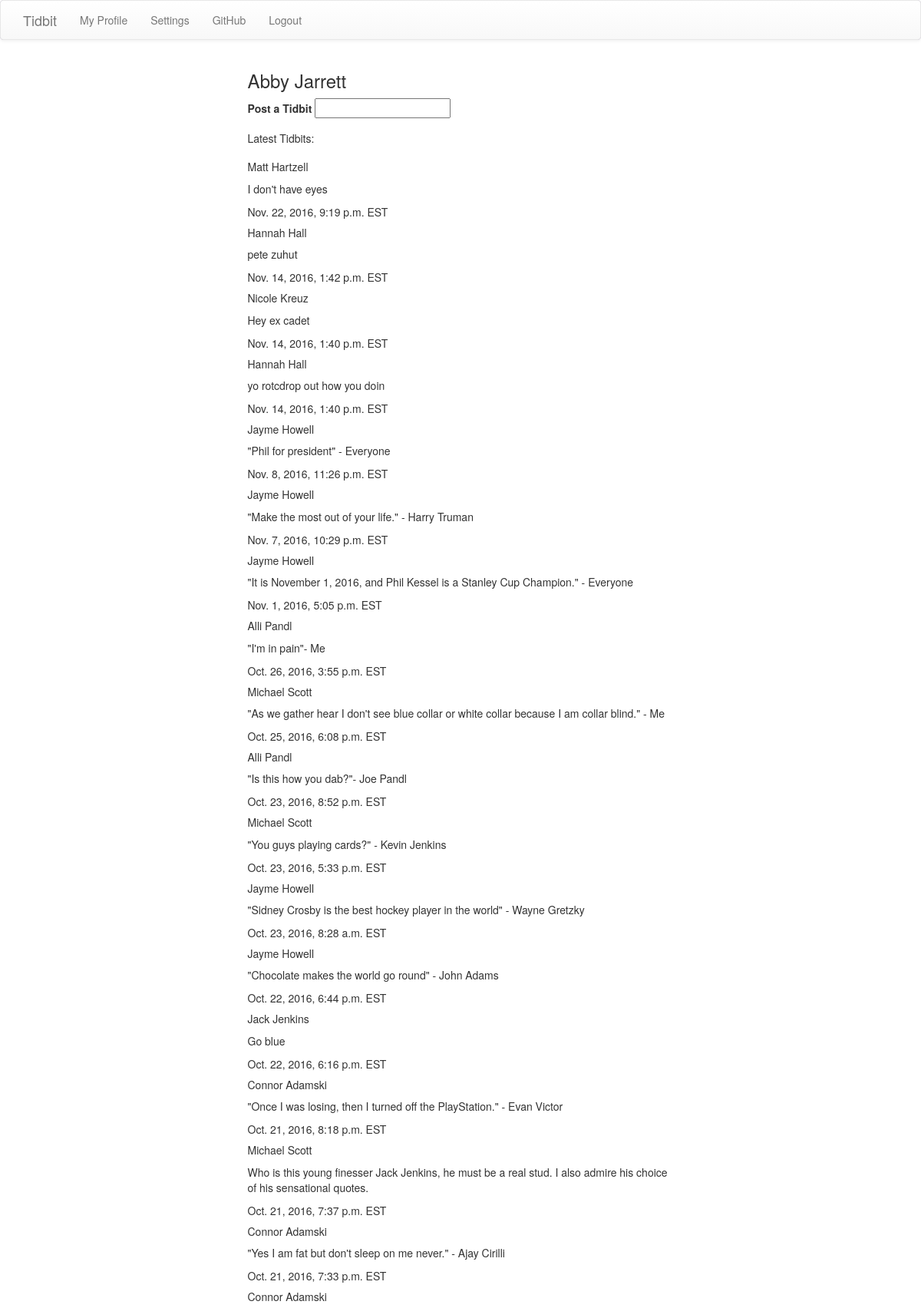
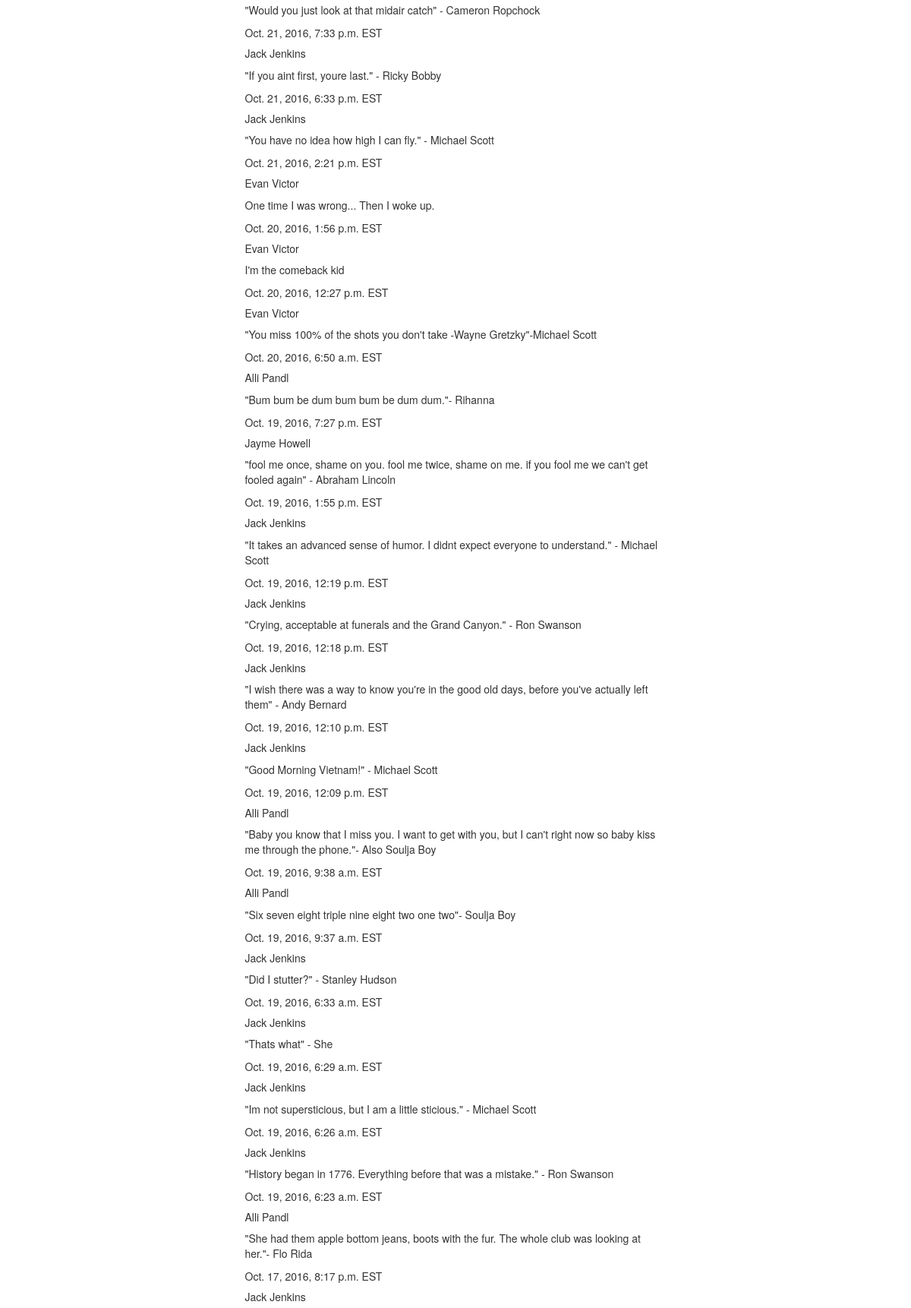
Screenshot of /tidbit/ (signed in, upper part) with the database file from the repository (2 pictures, top to bottom).
### tidbit/models.py (models this page shows, shortened)
class Tidbit(models.Model):
	user = models.ForeignKey(User, on_delete=models.CASCADE)
	text = models.CharField(max_length=200)
	pub_date = models.DateTimeField(default=timezone.now)

### tidbit/views.py (the view)
@login_required
def home(request):
	tidbits = Tidbit.objects.all()
	user = request.user
	template = loader.get_template('tidbit/home.html')
	context = {'tidbits': tidbits, 'user': user}
	return HttpResponse(template.render(context, request))

### tidbit/templates/tidbit/home.html (shortened to what this page needs)
{% extends "tidbit/base.html" %}
{% load staticfiles %}
{% block content %}
<nav class="navbar navbar-default" style="background-color: #967BB6;">
	<div class="container">
		<div class="navbar-header">
			<a class="navbar-brand" href="{% url 'home' %}">Tidbit</a>
			</div>
			<div class="collapse navbar-collapse" id="myNavbar">
				<ul class="nav navbar-nav">
					<li><a class="navigate" href="{% url 'profile' request.user.username %}">My Profile</a></li>
					<li><a class="navigate" href="{% url 'settings' %}">Settings</a></li>
					<li><a class="navigate" href="https://github.com/conjenks/tidbit-site">GitHub</a></li>
					<li><a class="navigate" href="{% url 'logout' %}">Logout</a></li>
				</ul>
			</div>
		</div>
	</nav>
<div class="container">
	<div class="row">
		<div class="col-md-6 center-block user" style="float:none">
			<h3>{{user.first_name}} {{user.last_name}}</h3>
			<form action="{% url 'new_tidbit' %}" method="post" autocomplete="off">
				<label for="new_tidbit">Post a Tidbit</label>
				<input id="new_tidbit" type="text" name="new_tidbit" width="100%">
			</form>
			<p>Latest Tidbits:</p>
		</div>
	</div>
</div>
<div class="container">
	{% for tidbit in tidbits reversed %}
	<div class="row">
		<div class="col-md-6 center-block" style="float:none">
			<h5>{{tidbit.user.first_name}} {{tidbit.user.last_name}}</h5>
			<p>{{tidbit.text}}</p>
			<footer>{{tidbit.pub_date}} EST</footer>
		</div>
	</div>
	{% endfor %}
</div>
{% endblock %}

### rows the page displays
Tidbit: user.first_name "Matt", user.last_name "Hartzell", text "I don't have eyes", pub_date "Nov. 22, 2016, 9:19 p.m."
Tidbit: user.first_name "Hannah", user.last_name "Hall", text "pete zuhut", pub_date "Nov. 14, 2016, 1:42 p.m."
Tidbit: user.first_name "Nicole", user.last_name "Kreuz", text "Hey ex cadet", pub_date "Nov. 14, 2016, 1:40 p.m."
Tidbit: user.first_name "Hannah", user.last_name "Hall", text "yo rotcdrop out how you doin", pub_date "Nov. 14, 2016, 1:40 p.m."
Tidbit: user.first_name "Jayme", user.last_name "Howell", text "\"Phil for president\" - Everyone", pub_date "Nov. 8, 2016, 11:26 p.m."
Tidbit: user.first_name "Jayme", user.last_name "Howell", text "\"Make the most out of your life.\" - Harry Truman", pub_date "Nov. 7, 2016, 10:29 p.m."
Tidbit: user.first_name "Jayme", user.last_name "Howell", text "\"It is November 1, 2016, and Phil Kessel is a Stanley Cup Champion.\" - Everyone", pub_date "Nov. 1, 2016, 5:05 p.m."
Tidbit: user.first_name "Alli", user.last_name "Pandl", text "\"I'm in pain\"- Me", pub_date "Oct. 26, 2016, 3:55 p.m."
Tidbit: user.first_name "Michael", user.last_name "Scott", text "\"As we gather hear I don't see blue collar or white collar because I am collar blind.\" - Me", pub_date "Oct. 25, 2016, 6:08 p.m."
Tidbit: user.first_name "Alli", user.last_name "Pandl", text "\"Is this how you dab?\"- Joe Pandl", pub_date "Oct. 23, 2016, 8:52 p.m."
Tidbit: user.first_name "Michael", user.last_name "Scott", text "\"You guys playing cards?\" - Kevin Jenkins", pub_date "Oct. 23, 2016, 5:33 p.m."
Tidbit: user.first_name "Jayme", user.last_name "Howell", text "\"Sidney Crosby is the best hockey player in the world\" - Wayne Gretzky", pub_date "Oct. 23, 2016, 8:28 a.m."
Tidbit: user.first_name "Jayme", user.last_name "Howell", text "\"Chocolate makes the world go round\" - John Adams", pub_date "Oct. 22, 2016, 6:44 p.m."
Tidbit: user.first_name "Jack", user.last_name "Jenkins", text "Go blue", pub_date "Oct. 22, 2016, 6:16 p.m."
Tidbit: user.first_name "Connor", user.last_name "Adamski", text "\"Once I was losing, then I turned off the PlayStation.\" - Evan Victor", pub_date "Oct. 21, 2016, 8:18 p.m."
Tidbit: user.first_name "Michael", user.last_name "Scott", text "Who is this young finesser Jack Jenkins, he must be a real stud. I also admire his choice of his sensational quotes.", pub_date "Oct. 21, 2016, 7:37 p.m."
Tidbit: user.first_name "Connor", user.last_name "Adamski", text "\"Yes I am fat but don't sleep on me never.\" - Ajay Cirilli", pub_date "Oct. 21, 2016, 7:33 p.m."
Tidbit: user.first_name "Connor", user.last_name "Adamski", text "\"Would you just look at that midair catch\" - Cameron Ropchock", pub_date "Oct. 21, 2016, 7:33 p.m."
Tidbit: user.first_name "Jack", user.last_name "Jenkins", text "\"If you aint first, youre last.\" - Ricky Bobby", pub_date "Oct. 21, 2016, 6:33 p.m."
Tidbit: user.first_name "Jack", user.last_name "Jenkins", text "\"You have no idea how high I can fly.\" - Michael Scott", pub_date "Oct. 21, 2016, 2:21 p.m."
Tidbit: user.first_name "Evan", user.last_name "Victor", text "One time I was wrong... Then I woke up.", pub_date "Oct. 20, 2016, 1:56 p.m."
Tidbit: user.first_name "Evan", user.last_name "Victor", text "I'm the comeback kid", pub_date "Oct. 20, 2016, 12:27 p.m."
Tidbit: user.first_name "Evan", user.last_name "Victor", text "\"You miss 100% of the shots you don't take -Wayne Gretzky\"-Michael Scott", pub_date "Oct. 20, 2016, 6:50 a.m."
Tidbit: user.first_name "Alli", user.last_name "Pandl", text "\"Bum bum be dum bum bum be dum dum.\"- Rihanna", pub_date "Oct. 19, 2016, 7:27 p.m."
Tidbit: user.first_name "Jayme", user.last_name "Howell", text "\"fool me once, shame on you. fool me twice, shame on me. if you fool me we can't get fooled again\" - Abraham Lincoln", pub_date "Oct. 19, 2016, 1:55 p.m."
Tidbit: user.first_name "Jack", user.last_name "Jenkins", text "\"It takes an advanced sense of humor. I didnt expect everyone to understand.\" - Michael Scott", pub_date "Oct. 19, 2016, 12:19 p.m."
Tidbit: user.first_name "Jack", user.last_name "Jenkins", text "\"Crying, acceptable at funerals and the Grand Canyon.\" - Ron Swanson", pub_date "Oct. 19, 2016, 12:18 p.m."
Tidbit: user.first_name "Jack", user.last_name "Jenkins", text "\"I wish there was a way to know you're in the good old days, before you've actually left them\" - Andy Bernard", pub_date "Oct. 19, 2016, 12:10 p.m."
Tidbit: user.first_name "Jack", user.last_name "Jenkins", text "\"Good Morning Vietnam!\" - Michael Scott", pub_date "Oct. 19, 2016, 12:09 p.m."
Tidbit: user.first_name "Alli", user.last_name "Pandl", text "\"Baby you know that I miss you. I want to get with you, but I can't right now so baby kiss me through the phone.\"- Also Soulja Boy", pub_date "Oct. 19, 2016, 9:38 a.m."
Tidbit: user.first_name "Alli", user.last_name "Pandl", text "\"Six seven eight triple nine eight two one two\"- Soulja Boy", pub_date "Oct. 19, 2016, 9:37 a.m."
Tidbit: user.first_name "Jack", user.last_name "Jenkins", text "\"Did I stutter?\" - Stanley Hudson", pub_date "Oct. 19, 2016, 6:33 a.m."
Tidbit: user.first_name "Jack", user.last_name "Jenkins", text "\"Thats what\" - She", pub_date "Oct. 19, 2016, 6:29 a.m."
Tidbit: user.first_name "Jack", user.last_name "Jenkins", text "\"Im not supersticious, but I am a little sticious.\" - Michael Scott", pub_date "Oct. 19, 2016, 6:26 a.m."
Tidbit: user.first_name "Jack", user.last_name "Jenkins", text "\"History began in 1776. Everything before that was a mistake.\" - Ron Swanson", pub_date "Oct. 19, 2016, 6:23 a.m."
Tidbit: user.first_name "Alli", user.last_name "Pandl", text "\"She had them apple bottom jeans, boots with the fur. The whole club was looking at her.\"- Flo Rida", pub_date "Oct. 17, 2016, 8:17 p.m."
Tidbit: user.first_name "Jack", user.last_name "Jenkins"

### other values shown
{{ user.first_name }} "Abby"
{{ user.last_name }} "Jarrett"
